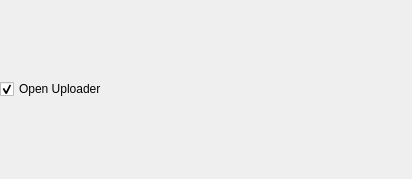
<?xml version="1.0" encoding="UTF-8"?>
<ui version="4.0">
 <class>AfterInstallationForm</class>
 <widget class="QWidget" name="AfterInstallationForm">
  <property name="geometry">
   <rect>
    <x>0</x>
    <y>0</y>
    <width>412</width>
    <height>179</height>
   </rect>
  </property>
  <layout class="QVBoxLayout" name="verticalLayout">
   <property name="margin">
    <number>0</number>
   </property>
   <item>
    <widget class="QCheckBox" name="checkbox">
     <property name="text">
      <string>Open Uploader</string>
     </property>
     <property name="checked">
      <bool>true</bool>
     </property>
     <property name="tristate">
      <bool>false</bool>
     </property>
    </widget>
   </item>
  </layout>
 </widget>
 <resources/>
 <connections/>
</ui>
